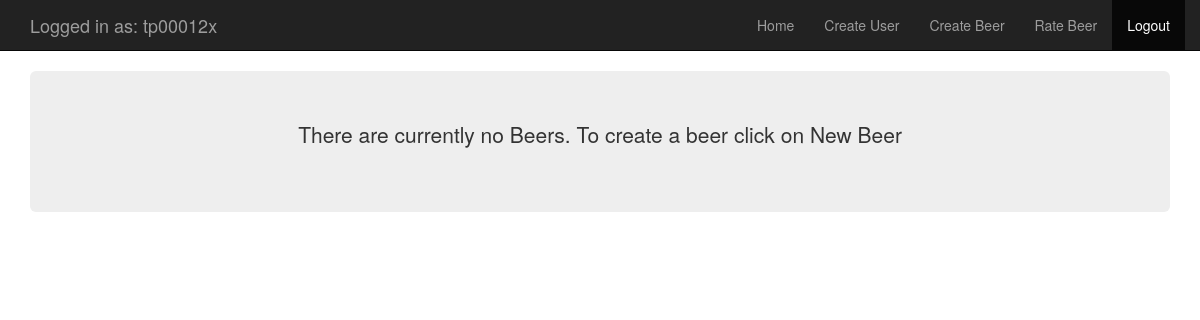
The app's page /home/ (signed in), older data.
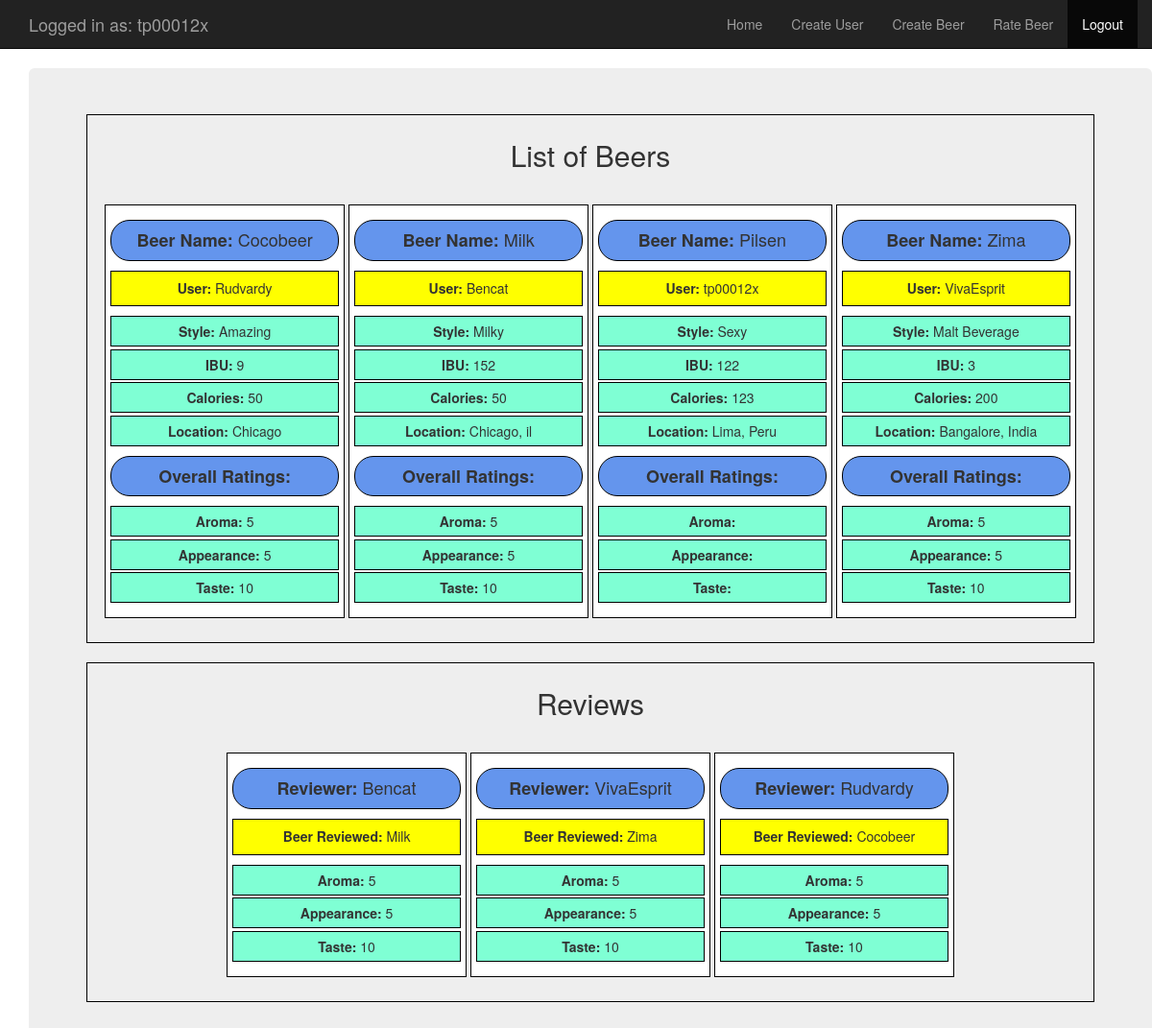
The same page, newer data.
### beer_tracker/models.py (models this page shows, shortened)
class BeerModel(models.Model):
    user = models.ForeignKey(User, default=1)
    name = models.CharField(max_length=254, default="")
    style = models.CharField(max_length=254, default="")
    ibu = models.IntegerField(default="")
    calories = models.IntegerField(default="")
    abv = models.IntegerField(default="")
    location = models.CharField(max_length=254, default="")
    created = models.DateTimeField(auto_now_add=True)
    class Meta:
        verbose_name_plural = 'Beers'
    def __str__(self):
        return self.name

class RateModel(models.Model):
    FIVE_REVIEWS = (
        (5, 5),
        (4, 4),
        (3, 3),
        (2, 2),
        (1, 1),
    )
    TEN_REVIEWS= (
        (10, 10),
        (9, 9),
        (8, 8),
        (7, 7),
        (6, 6),
        (5, 5),
        (4, 4),
        (3, 3),
        (2, 2),
        (1, 1),
    )
    user = models.ForeignKey(User, default=1)
    beer = models.ForeignKey(BeerModel)
    aroma = models.PositiveIntegerField(choices=FIVE_REVIEWS, default="5")
    appearance = models.PositiveIntegerField(choices=FIVE_REVIEWS, default="5")
    taste = models.PositiveIntegerField(choices= TEN_REVIEWS, default= "10")
    class Meta:
        verbose_name_plural = 'Ratings'

### beer_tracker/views.py (the view)
# urls.py: url(r'^home/', include('beer_tracker.urls'), name="home"),
@login_required
def home(request):
    beers = BeerModel.objects.order_by('name').annotate(
        avg__aroma=Avg('ratemodel__aroma'),
        avg__appearance=Avg('ratemodel__appearance'),
        avg__taste=Avg('ratemodel__taste'),
    )
    rates = RateModel.objects.order_by('beer')
    dict = {'records': beers, 'rates': rates}
    return render(request, 'beer_tracker/home.html', context=dict)

### templates/beer_tracker/home.html
{% extends "beer_tracker/base.html" %}
{% block body_block %}
{% load staticfiles %}
{% if records %}
    <div class="jumbotron container" >
        <div class="table">
            <h2>List of Beers</h2>
            {% for beers in records %}
                <div class="table">
                    <h4><b>Beer Name: </b>{{ beers.name }}</h4>
                    <h5><b>User: </b>{{ beers.user }}</h5>
                    <ul>
                        <li><b>Style: </b>{{ beers.style }}</li>
                        <li><b>IBU: </b>{{ beers.ibu }}</li>
                        <li><b>Calories: </b>{{ beers.calories }}</li>
                        <li><b>Location: </b>{{ beers.location }}</li>
                    </ul>
                    {% if rates %}
                        <h4><b>Overall Ratings: </b></h4>
                        <ul>
                            <li><b>Aroma: </b>{{ beers.avg__aroma|floatformat }}</li>
                            <li><b>Appearance: </b>{{ beers.avg__appearance|floatformat }}</li>
                            <li><b>Taste: </b>{{ beers.avg__taste|floatformat }}</li>
                        </ul>
                    {% endif %}
                </div>
            {% endfor %}
        </div>
        {% if rates %}
            <div class="table">
                <h2>Reviews</h2>
                {% for rate in rates %}
                    <div class="table">
                        <h4><b>Reviewer: </b>{{ rate.user }}</h4>
                        <h5><b>Beer Reviewed: </b>{{ rate.beer }}</h5>
                        <ul>
                            <li><b>Aroma: </b>{{ rate.aroma }}</li>
                            <li><b>Appearance: </b>{{ rate.appearance }}</li>
                            <li><b>Taste: </b>{{ rate.taste }}</li>
                        </ul>
                    </div>
                {% endfor %}
            </div>
        {% else %}
            <div class="jumbotron">
                <p class="center">There are currently no reviews. To create a review click on Rate Beer</p>
            </div>
        {% endif %}
    </div>
{% else %}
    <div class="jumbotron">
        <p class="center">There are currently no Beers. To create a beer click on New Beer</p>
    </div>
{%  endif %}
    </div>
{% endblock %}

### templates/beer_tracker/base.html (shortened to what this page needs)
<!DOCTYPE html>
{% load staticfiles %}
<html lang="en">
<head>
    <link rel="stylesheet" href="{% static "css/styles.css" %}">
    <link rel="stylesheet" href="https://maxcdn.bootstrapcdn.com/bootstrap/3.3.7/css/bootstrap.min.css">
</head>
<body>
    <nav class="navbar navbar-inverse navbar-static-top">
        <div class="container">
            <div class="navbar-header">
                {% if user.is_authenticated %}
                    <a class="navbar-brand" href="{% url 'beer_tracker:home' %}">Logged in as: {{request.user.username}}</a>
                {% else %}
                    <a class="navbar-brand" href="{% url 'index' %}">BeerAPI</a>
                {% endif %}
            </div>
            <div id="mydropdown" class="collapse navbar-collapse">
                <ul class="nav navbar-nav navbar-right">
                    {% if user.is_authenticated %}
                        <li><a class="nav-link" href="{% url 'beer_tracker:home' %}">Home</a></li>
                        <li><a class="navbar-link" href="{% url 'beer_tracker:new_user' %}">Create User</a></li>
                        <li><a class="navbar-link" href="{% url 'beer_tracker:new_beer' %}">Create Beer</a></li>
                        <li><a class="navbar-link" href="{% url 'beer_tracker:rate_beer' %}">Rate Beer</a></li>
                        <li class="active"><a class="nav-link" href="{% url 'logout' %}">Logout</a></li>
                    {% endif %}
                </ul>
            </div>
        </div>
    </nav>
    <div class="container">
        {% block body_block %}
        {% endblock %}
</body>
</html>

### static/css/styles.css (style rules this page uses)
ul { list-style-type: none; }
.table { border: 1px solid black; padding: 5px; width: auto; text-align: center; display: inline-block; }
h1, h2 { padding-bottom: 5px; }
div.jumbotron.container > div.table > h2 { text-align: center; }
div.jumbotron.container > div.table > div.table { width: 250px; margin: 20px auto; }
div.jumbotron.container > div.table > div.table > ul > li { margin-left:-40px ; background-color: aquamarine; padding: 5px; border: 0.5px solid black; margin-top: 2.5px; }
div.jumbotron > div.table > div.table > h4 { background-color: cornflowerblue; padding: 10px; border: 1px solid black; border-radius: 20px; }
div.jumbotron > div.table > div.table > h5 { background-color: yellow; padding: 10px; border: 1px solid black; width: 100%; }

Row changes from the older to the newer data that the page shows:
added BeerModel: name "Cocobeer", user "Rudvardy", style "Amazing", ibu "9", calories "50", location "Chicago", avg__aroma "5", avg__appearance "5", avg__taste "10"
added BeerModel: name "Milk", user "Bencat", style "Milky", ibu "152", calories "50", location "Chicago, il", avg__aroma "5", avg__appearance "5", avg__taste "10"
added BeerModel: name "Pilsen", user "tp00012x", style "Sexy", ibu "122", calories "123", location "Lima, Peru"
added BeerModel: name "Zima", user "VivaEsprit", style "Malt Beverage", ibu "3", calories "200", location "Bangalore, India", avg__aroma "5", avg__appearance "5", avg__taste "10"
added RateModel: user "Bencat", beer "Milk", aroma "5", appearance "5", taste "10"
added RateModel: user "VivaEsprit", beer "Zima", aroma "5", appearance "5", taste "10"
added RateModel: user "Rudvardy", beer "Cocobeer", aroma "5", appearance "5", taste "10"
Text that changed along with them:
text no longer shown: "There are currently no Beers. To create a beer click on New Beer"
text now shown: "List of Beers Reviews"
